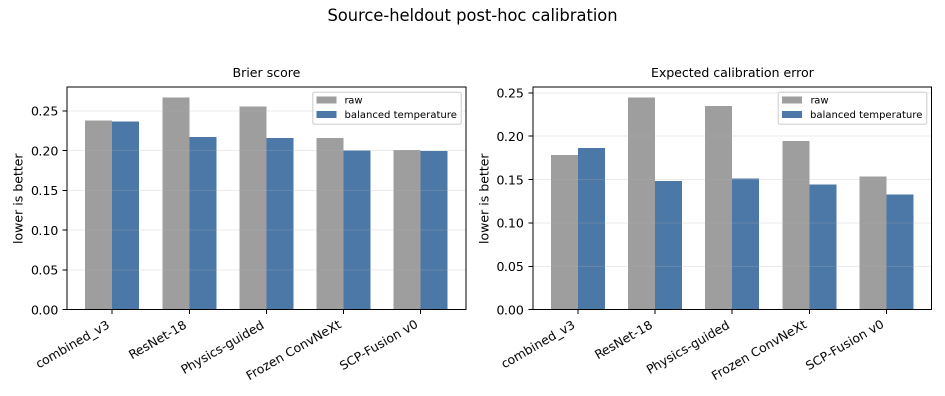
#> input picture reports/assets/publication_source_heldout_calibration.png, 1890 x 792 px (shown at 1/2 size)
$ python -i photometric.py   (imports and definitions only)
#> lines starting #> are read from the running program, lines starting #| are printed output that depends on the picture
from __future__ import annotations

from pathlib import Path

import numpy as np
from PIL import Image

FEATURE_NAMES = [
    "gray_mean",
    "gray_std",
    "gray_skew",
    "edge_mean",
    "edge_std",
    "edge_p90",
    "edge_p99",
    "normal_z_mean",
    "normal_z_std",
    "normal_z_p05",
    "normal_xy_std",
    "slope_mean",
    "slope_std",
    "integrability_abs_mean",
    "integrability_std",
    "integrability_p95",
    "laplacian_abs_mean",
    "laplacian_std",
    "high_frequency_std",
    "saturation_mean",
    "saturation_std",
    "edge_saturation_corr",
    "rg_corr",
    "rb_corr",
    "gb_corr",
    "normal_z_entropy",
]


def _load_rgb(path: str | Path, image_size: int) -> np.ndarray:
#> called with image_size = 128
    with Image.open(path) as image:
#> image is the input picture: PIL image 1890x792 RGBA; mean R, G, B, A 217.1, 221.9, 227.1, 255
        image = image.convert("RGB").resize((image_size, image_size), Image.Resampling.BILINEAR)
#> image: PIL image 128x128 RGB
        return np.asarray(image, dtype=np.float32) / 255.0


def _safe_skew(values: np.ndarray) -> float:
    flat = values.reshape(-1)
    std = float(flat.std())
    if std < 1e-8:
        return 0.0
    return float(np.mean(((flat - flat.mean()) / std) ** 3))


def _safe_corr(a: np.ndarray, b: np.ndarray) -> float:
    a_flat = a.reshape(-1)
    b_flat = b.reshape(-1)
    if float(a_flat.std()) < 1e-8 or float(b_flat.std()) < 1e-8:
        return 0.0
    return float(np.corrcoef(a_flat, b_flat)[0, 1])


def _box_blur_3x3(values: np.ndarray) -> np.ndarray:
    padded = np.pad(values, 1, mode="reflect")
    acc = np.zeros_like(values)
    for dy in range(3):
        for dx in range(3):
            acc += padded[dy : dy + values.shape[0], dx : dx + values.shape[1]]
    return acc / 9.0


def estimate_pseudo_normals(gray: np.ndarray, strength: float = 8.0) -> np.ndarray:
    """Estimate a single-image normal field from brightness gradients.

    This is a shape-from-shading proxy, not calibrated multi-light photometric
    stereo. It still exposes useful normal-consistency artifacts for a baseline.
    """
#> called with strength = 8

    gy, gx = np.gradient(gray.astype(np.float32))
    nx = -gx * strength
    ny = -gy * strength
    nz = np.ones_like(gray, dtype=np.float32)
    normals = np.stack([nx, ny, nz], axis=-1)
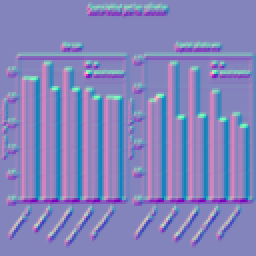
#> normals: shape (128, 128, 3) float32 (shown 2 times larger); mean of channels 0, 1, 2 -0.00134, -2.08e-09, 1; drawn with min black and max white
    norms = np.linalg.norm(normals, axis=-1, keepdims=True)
    return normals / np.clip(norms, 1e-8, None)
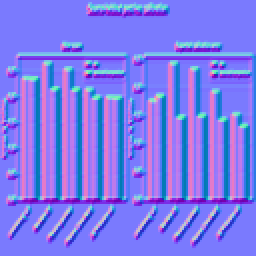
#> returned value: shape (128, 128, 3) float32 (shown 2 times larger); mean of channels 0, 1, 2 0.024, 5.57e-05, 0.877; drawn with min black and max white


def extract_features(path: str | Path, image_size: int = 128) -> np.ndarray:
    rgb = _load_rgb(path, image_size=image_size)
    gray = (
        0.2126 * rgb[:, :, 0]
        + 0.7152 * rgb[:, :, 1]
        + 0.0722 * rgb[:, :, 2]
    ).astype(np.float32)

    gy, gx = np.gradient(gray)
    edge = np.sqrt(gx**2 + gy**2)
    normals = estimate_pseudo_normals(gray)
    nx = normals[:, :, 0]
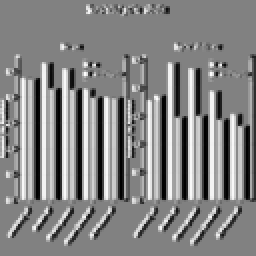
#> nx: shape (128, 128) float32 (shown 2 times larger); min -0.91, max 0.88, mean 0.024; drawn with min black and max white
    ny = normals[:, :, 1]
    nz = normals[:, :, 2]

    p = -nx / np.clip(nz, 1e-6, None)
    q = -ny / np.clip(nz, 1e-6, None)
    dq_dx = np.gradient(q, axis=1)
    dp_dy = np.gradient(p, axis=0)
    integrability = dp_dy - dq_dx

    laplacian = (
        -4.0 * gray
        + np.roll(gray, 1, axis=0)
        + np.roll(gray, -1, axis=0)
        + np.roll(gray, 1, axis=1)
        + np.roll(gray, -1, axis=1)
    )
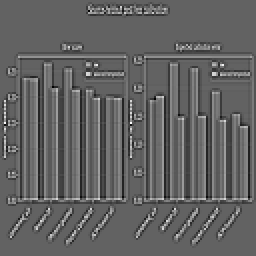
#> laplacian: shape (128, 128) float32 (shown 2 times larger); min -0.587, max 0.925, mean 7.35e-09; drawn with min black and max white
    high_frequency = gray - _box_blur_3x3(gray)
#> after the loop in _box_blur_3x3, `for dy in range(3):`:
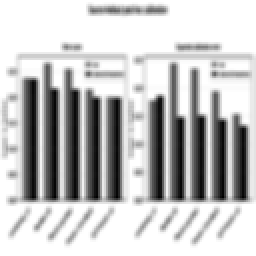
#> acc: shape (128, 128) float32 (shown 2 times larger); min 3.92, max 9, mean 7.81; drawn with min black and max white
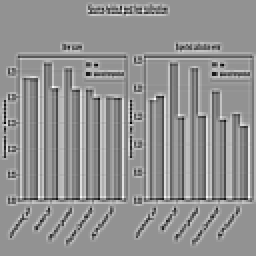
#> high_frequency: shape (128, 128) float32 (shown 2 times larger); min -0.237, max 0.176, mean 0.00016; drawn with min black and max white

    max_rgb = rgb.max(axis=2)
    min_rgb = rgb.min(axis=2)
    saturation = (max_rgb - min_rgb) / np.clip(max_rgb, 1e-6, None)
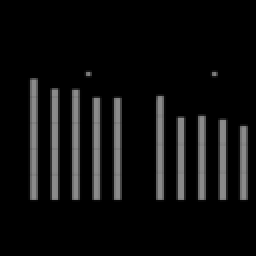
#> saturation: shape (128, 128) float32 (shown 2 times larger); min 0, max 0.548, mean 0.0582

    nz_hist, _ = np.histogram(nz, bins=16, range=(0.0, 1.0), density=False)
#> nz_hist = [0, 0, 0, 0, 0, 0, 465, 232, 767, 886, 531, 495, 1093, 1137, 1151, 9627]
    nz_probs = nz_hist.astype(np.float64) / max(1, nz_hist.sum())
#> nz_probs = [0, 0, 0, 0, 0, 0, 0.0284, 0.0142, 0.0468, 0.0541, 0.0324, 0.0302, 0.0667, 0.0694, 0.0703, 0.588]
    nz_entropy = -float(np.sum(nz_probs * np.log2(np.clip(nz_probs, 1e-12, None))))
#> nz_entropy = 2.23

    values = {
        "gray_mean": float(gray.mean()),
        "gray_std": float(gray.std()),
        "gray_skew": _safe_skew(gray),
        "edge_mean": float(edge.mean()),
        "edge_std": float(edge.std()),
        "edge_p90": float(np.percentile(edge, 90)),
        "edge_p99": float(np.percentile(edge, 99)),
        "normal_z_mean": float(nz.mean()),
        "normal_z_std": float(nz.std()),
        "normal_z_p05": float(np.percentile(nz, 5)),
        "normal_xy_std": float(np.sqrt(nx**2 + ny**2).std()),
        "slope_mean": float(np.sqrt(p**2 + q**2).mean()),
        "slope_std": float(np.sqrt(p**2 + q**2).std()),
        "integrability_abs_mean": float(np.abs(integrability).mean()),
        "integrability_std": float(integrability.std()),
        "integrability_p95": float(np.percentile(np.abs(integrability), 95)),
        "laplacian_abs_mean": float(np.abs(laplacian).mean()),
        "laplacian_std": float(laplacian.std()),
        "high_frequency_std": float(high_frequency.std()),
        "saturation_mean": float(saturation.mean()),
        "saturation_std": float(saturation.std()),
        "edge_saturation_corr": _safe_corr(edge, saturation),
        "rg_corr": _safe_corr(rgb[:, :, 0], rgb[:, :, 1]),
        "rb_corr": _safe_corr(rgb[:, :, 0], rgb[:, :, 2]),
        "gb_corr": _safe_corr(rgb[:, :, 1], rgb[:, :, 2]),
        "normal_z_entropy": nz_entropy,
    }
#> in _safe_skew, `flat = values.reshape(-1)`: flat = 16384 values, max 1 at index 0, min 0.405 at index 12688, mean 0.868
#> in _safe_skew, `std = float(flat.std())`: std = 0.188
#> in _safe_corr, `a_flat = a.reshape(-1)`: a_flat = 16384 values, max 0.301 at index 12847, min 0 at index 0, mean 0.0585
#> in _safe_corr, `b_flat = b.reshape(-1)`: b_flat = 16384 values, max 0.548 at index 5136, min 0 at index 0, mean 0.0582
    return np.asarray([values[name] for name in FEATURE_NAMES], dtype=np.float32)

>>> result = extract_features('../../reports/assets/publication_source_heldout_calibration.png')
#> result = 26 values, max 2.23 at index 25, min -1.11 at index 2, mean 0.357

$ run again, on reports/assets/calibration_reliability_ishu_ms_cocoai_all4.png
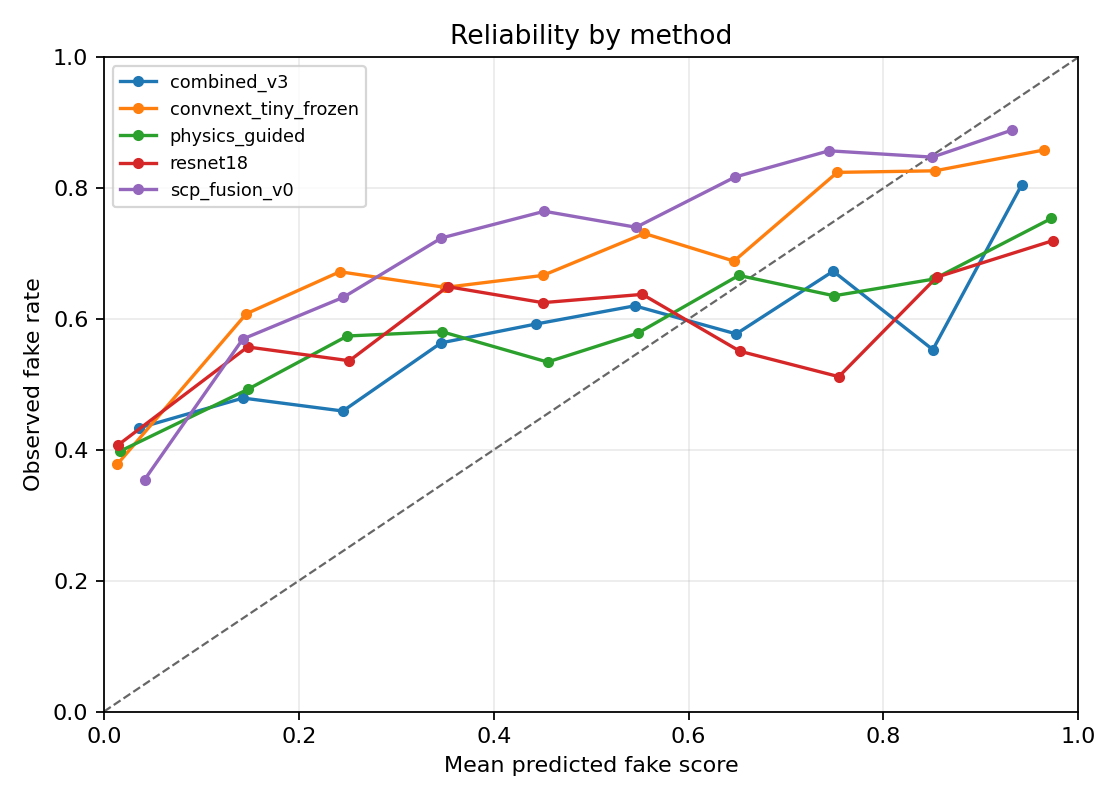
#> input picture reports/assets/calibration_reliability_ishu_ms_cocoai_all4.png, 1120 x 800 px
#> in _load_rgb, image is the input picture: PIL image 1120x800 RGBA; mean R, G, B, A 247.7, 247, 246.6, 255
#> image: PIL image 128x128 RGB
#> after the loop in _box_blur_3x3, `for dy in range(3):`:
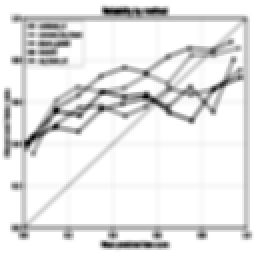
#> acc: shape (128, 128) float32 (shown 2 times larger); min 6.07, max 9, mean 8.72; drawn with min black and max white
#> in extract_features, `saturation = (max_rgb - min_rgb) / np.clip(max_rgb, 1e-6, None)`:
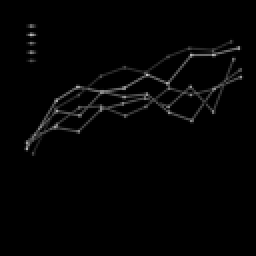
#> saturation: shape (128, 128) float32 (shown 2 times larger); min 0, max 0.774, mean 0.0145
#> nz_hist = [0, 0, 0, 0, 0, 3, 22, 78, 167, 343, 411, 427, 487, 1048, 1098, 12300]
#> nz_probs = [0, 0, 0, 0, 0, 0.000183, 0.00134, 0.00476, 0.0102, 0.0209, 0.0251, 0.0261, 0.0297, 0.064, 0.067, 0.751]
#> nz_entropy = 1.48
#> flat = 16384 values, max 1 at index 0, min 0.407 at index 7068, mean 0.969
#> std = 0.0727
#> a_flat = 16384 values, max 0.325 at index 5740, min 0 at index 0, mean 0.0289
#> b_flat = 16384 values, max 0.774 at index 4809, min 0 at index 0, mean 0.0145
#> result = 26 values, max 1.48 at index 25, min -2.9 at index 2, mean 0.226

$ run again, on reports/assets/publication_cross_domain_calibration.png
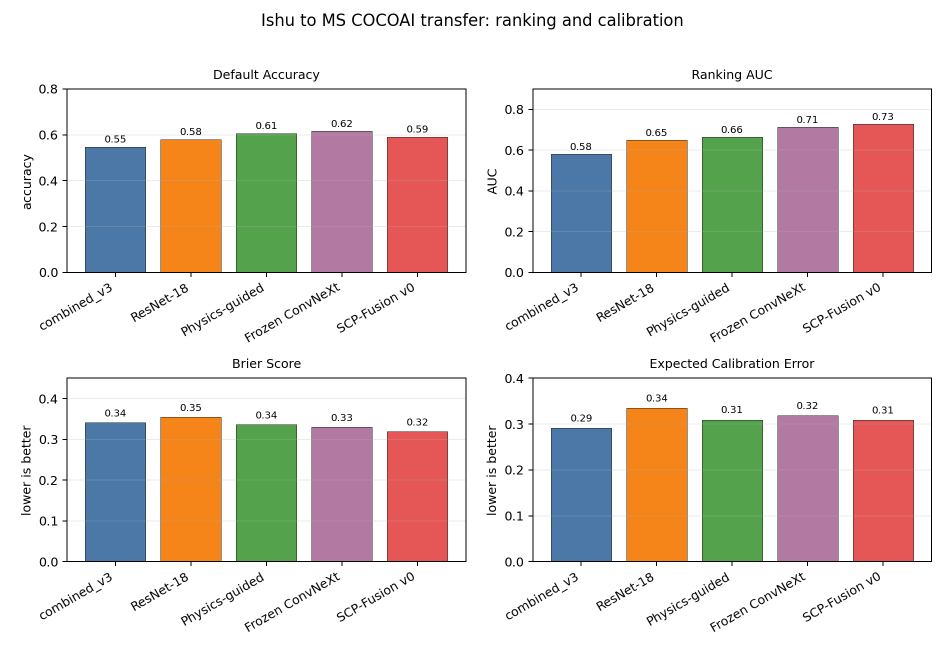
#> input picture reports/assets/publication_cross_domain_calibration.png, 1890 x 1296 px (shown at 1/2 size)
#> in _load_rgb, image is the input picture: PIL image 1890x1296 RGBA; mean R, G, B, A 223.4, 212.9, 206.9, 255
#> image: PIL image 128x128 RGB
#> after the loop in _box_blur_3x3, `for dy in range(3):`:
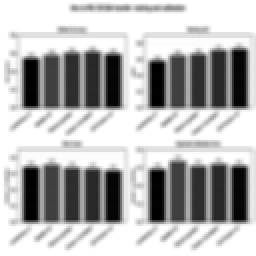
#> acc: shape (128, 128) float32 (shown 2 times larger); min 4.02, max 9, mean 7.58; drawn with min black and max white
#> in extract_features, `saturation = (max_rgb - min_rgb) / np.clip(max_rgb, 1e-6, None)`:
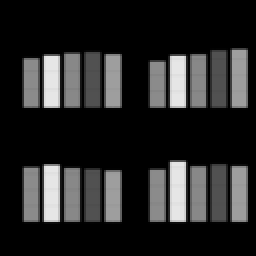
#> saturation: shape (128, 128) float32 (shown 2 times larger); min 0, max 0.902, mean 0.156
#> nz_hist = [0, 0, 0, 0, 0, 0, 371, 575, 585, 731, 775, 598, 796, 730, 796, 10427]
#> nz_probs = [0, 0, 0, 0, 0, 0, 0.0226, 0.0351, 0.0357, 0.0446, 0.0473, 0.0365, 0.0486, 0.0446, 0.0486, 0.636]
#> nz_entropy = 2.09
#> flat = 16384 values, max 1 at index 0, min 0.444 at index 10956, mean 0.842
#> std = 0.203
#> a_flat = 16384 values, max 0.299 at index 3731, min 0 at index 0, mean 0.0553
#> b_flat = 16384 values, max 0.902 at index 3735, min 0 at index 0, mean 0.156
#> result = 26 values, max 2.09 at index 25, min -0.851 at index 2, mean 0.332

$ run again, on reports/assets/publication_reverse_fusion_tradeoff.png
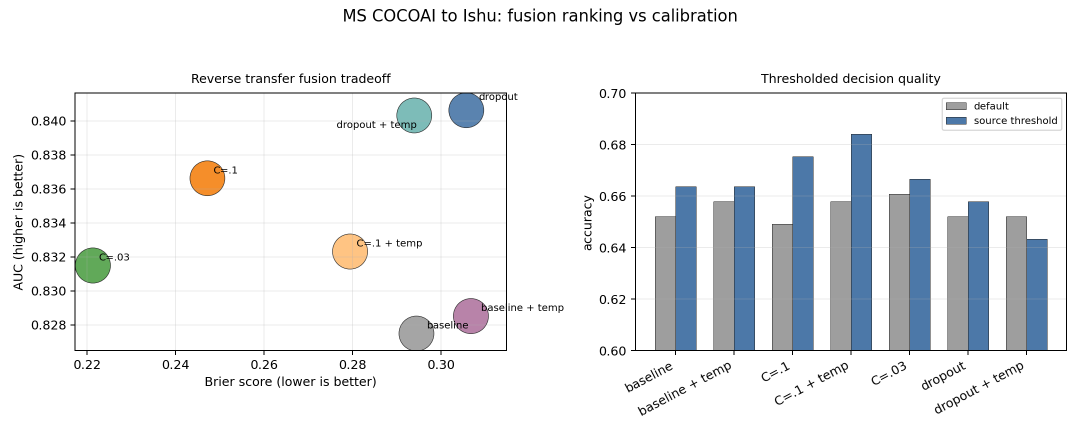
#> input picture reports/assets/publication_reverse_fusion_tradeoff.png, 2160 x 864 px (shown at 1/2 size)
#> in _load_rgb, image is the input picture: PIL image 2160x864 RGBA; mean R, G, B, A 234.3, 236.4, 238.5, 255
#> image: PIL image 128x128 RGB
#> in extract_features, `saturation = (max_rgb - min_rgb) / np.clip(max_rgb, 1e-6, None)`:
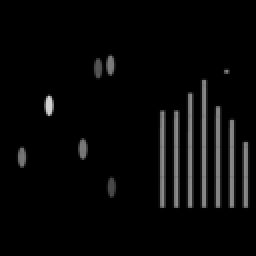
#> saturation: shape (128, 128) float32 (shown 2 times larger); min 0, max 0.829, mean 0.0325
#> nz_hist = [0, 0, 0, 0, 0, 0, 403, 155, 536, 369, 570, 513, 747, 878, 893, 11320]
#> nz_probs = [0, 0, 0, 0, 0, 0, 0.0246, 0.00946, 0.0327, 0.0225, 0.0348, 0.0313, 0.0456, 0.0536, 0.0545, 0.691]
#> nz_entropy = 1.83
#> flat = 16384 values, max 1 at index 0, min 0.415 at index 12342, mean 0.926
#> std = 0.147
#> a_flat = 16384 values, max 0.307 at index 4790, min 0 at index 0, mean 0.043
#> b_flat = 16384 values, max 0.829 at index 6553, min 0 at index 0, mean 0.0325
#> result = 26 values, max 1.83 at index 25, min -2.05 at index 2, mean 0.3
